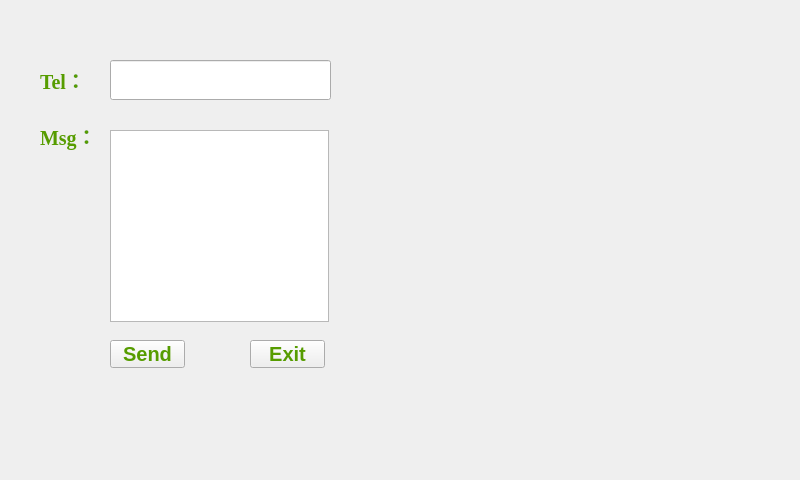
<?xml version="1.0" encoding="UTF-8"?>
<ui version="4.0">
 <class>GPRSMsgWin</class>
 <widget class="QWidget" name="GPRSMsgWin">
  <property name="geometry">
   <rect>
    <x>0</x>
    <y>0</y>
    <width>800</width>
    <height>480</height>
   </rect>
  </property>
  <property name="minimumSize">
   <size>
    <width>800</width>
    <height>480</height>
   </size>
  </property>
  <property name="maximumSize">
   <size>
    <width>800</width>
    <height>480</height>
   </size>
  </property>
  <property name="cursor">
   <cursorShape>BlankCursor</cursorShape>
  </property>
  <property name="windowTitle">
   <string>Form</string>
  </property>
  <property name="windowIcon">
   <iconset resource="../pic_ico.qrc">
    <normaloff>:/ico/pic_ico/house.png</normaloff>:/ico/pic_ico/house.png</iconset>
  </property>
  <property name="styleSheet">
   <string notr="true"/>
  </property>
  <widget class="QPushButton" name="Bt_send">
   <property name="geometry">
    <rect>
     <x>110</x>
     <y>340</y>
     <width>75</width>
     <height>28</height>
    </rect>
   </property>
   <property name="sizePolicy">
    <sizepolicy hsizetype="Preferred" vsizetype="Preferred">
     <horstretch>0</horstretch>
     <verstretch>0</verstretch>
    </sizepolicy>
   </property>
   <property name="palette">
    <palette>
     <active>
      <colorrole role="ButtonText">
       <brush brushstyle="SolidPattern">
        <color alpha="255">
         <red>86</red>
         <green>156</green>
         <blue>0</blue>
        </color>
       </brush>
      </colorrole>
     </active>
     <inactive>
      <colorrole role="ButtonText">
       <brush brushstyle="SolidPattern">
        <color alpha="255">
         <red>86</red>
         <green>156</green>
         <blue>0</blue>
        </color>
       </brush>
      </colorrole>
     </inactive>
     <disabled>
      <colorrole role="ButtonText">
       <brush brushstyle="SolidPattern">
        <color alpha="255">
         <red>159</red>
         <green>158</green>
         <blue>158</blue>
        </color>
       </brush>
      </colorrole>
     </disabled>
    </palette>
   </property>
   <property name="font">
    <font>
     <pointsize>15</pointsize>
     <weight>75</weight>
     <bold>true</bold>
    </font>
   </property>
   <property name="cursor">
    <cursorShape>BlankCursor</cursorShape>
   </property>
   <property name="focusPolicy">
    <enum>Qt::NoFocus</enum>
   </property>
   <property name="text">
    <string>Send</string>
   </property>
  </widget>
  <widget class="QLabel" name="Lb_Msg">
   <property name="geometry">
    <rect>
     <x>40</x>
     <y>120</y>
     <width>60</width>
     <height>31</height>
    </rect>
   </property>
   <property name="palette">
    <palette>
     <active>
      <colorrole role="WindowText">
       <brush brushstyle="SolidPattern">
        <color alpha="255">
         <red>86</red>
         <green>156</green>
         <blue>0</blue>
        </color>
       </brush>
      </colorrole>
      <colorrole role="Button">
       <brush brushstyle="SolidPattern">
        <color alpha="255">
         <red>28</red>
         <green>28</green>
         <blue>28</blue>
        </color>
       </brush>
      </colorrole>
      <colorrole role="Base">
       <brush brushstyle="SolidPattern">
        <color alpha="255">
         <red>28</red>
         <green>28</green>
         <blue>28</blue>
        </color>
       </brush>
      </colorrole>
      <colorrole role="Window">
       <brush brushstyle="SolidPattern">
        <color alpha="255">
         <red>28</red>
         <green>28</green>
         <blue>28</blue>
        </color>
       </brush>
      </colorrole>
     </active>
     <inactive>
      <colorrole role="WindowText">
       <brush brushstyle="SolidPattern">
        <color alpha="255">
         <red>86</red>
         <green>156</green>
         <blue>0</blue>
        </color>
       </brush>
      </colorrole>
      <colorrole role="Button">
       <brush brushstyle="SolidPattern">
        <color alpha="255">
         <red>28</red>
         <green>28</green>
         <blue>28</blue>
        </color>
       </brush>
      </colorrole>
      <colorrole role="Base">
       <brush brushstyle="SolidPattern">
        <color alpha="255">
         <red>28</red>
         <green>28</green>
         <blue>28</blue>
        </color>
       </brush>
      </colorrole>
      <colorrole role="Window">
       <brush brushstyle="SolidPattern">
        <color alpha="255">
         <red>28</red>
         <green>28</green>
         <blue>28</blue>
        </color>
       </brush>
      </colorrole>
     </inactive>
     <disabled>
      <colorrole role="WindowText">
       <brush brushstyle="SolidPattern">
        <color alpha="255">
         <red>118</red>
         <green>116</green>
         <blue>108</blue>
        </color>
       </brush>
      </colorrole>
      <colorrole role="Button">
       <brush brushstyle="SolidPattern">
        <color alpha="255">
         <red>28</red>
         <green>28</green>
         <blue>28</blue>
        </color>
       </brush>
      </colorrole>
      <colorrole role="Base">
       <brush brushstyle="SolidPattern">
        <color alpha="255">
         <red>28</red>
         <green>28</green>
         <blue>28</blue>
        </color>
       </brush>
      </colorrole>
      <colorrole role="Window">
       <brush brushstyle="SolidPattern">
        <color alpha="255">
         <red>28</red>
         <green>28</green>
         <blue>28</blue>
        </color>
       </brush>
      </colorrole>
     </disabled>
    </palette>
   </property>
   <property name="font">
    <font>
     <family>Times New Roman</family>
     <pointsize>15</pointsize>
     <weight>75</weight>
     <bold>true</bold>
    </font>
   </property>
   <property name="cursor">
    <cursorShape>BlankCursor</cursorShape>
   </property>
   <property name="text">
    <string>Msg：</string>
   </property>
  </widget>
  <widget class="QTextEdit" name="Ed_Msg">
   <property name="geometry">
    <rect>
     <x>110</x>
     <y>130</y>
     <width>219</width>
     <height>192</height>
    </rect>
   </property>
   <property name="cursor" stdset="0">
    <cursorShape>BlankCursor</cursorShape>
   </property>
  </widget>
  <widget class="QLabel" name="Lb_TelNum">
   <property name="geometry">
    <rect>
     <x>40</x>
     <y>60</y>
     <width>60</width>
     <height>40</height>
    </rect>
   </property>
   <property name="minimumSize">
    <size>
     <width>45</width>
     <height>40</height>
    </size>
   </property>
   <property name="palette">
    <palette>
     <active>
      <colorrole role="WindowText">
       <brush brushstyle="SolidPattern">
        <color alpha="255">
         <red>86</red>
         <green>156</green>
         <blue>0</blue>
        </color>
       </brush>
      </colorrole>
      <colorrole role="Button">
       <brush brushstyle="SolidPattern">
        <color alpha="255">
         <red>28</red>
         <green>28</green>
         <blue>28</blue>
        </color>
       </brush>
      </colorrole>
      <colorrole role="Base">
       <brush brushstyle="SolidPattern">
        <color alpha="255">
         <red>28</red>
         <green>28</green>
         <blue>28</blue>
        </color>
       </brush>
      </colorrole>
      <colorrole role="Window">
       <brush brushstyle="SolidPattern">
        <color alpha="255">
         <red>28</red>
         <green>28</green>
         <blue>28</blue>
        </color>
       </brush>
      </colorrole>
     </active>
     <inactive>
      <colorrole role="WindowText">
       <brush brushstyle="SolidPattern">
        <color alpha="255">
         <red>86</red>
         <green>156</green>
         <blue>0</blue>
        </color>
       </brush>
      </colorrole>
      <colorrole role="Button">
       <brush brushstyle="SolidPattern">
        <color alpha="255">
         <red>28</red>
         <green>28</green>
         <blue>28</blue>
        </color>
       </brush>
      </colorrole>
      <colorrole role="Base">
       <brush brushstyle="SolidPattern">
        <color alpha="255">
         <red>28</red>
         <green>28</green>
         <blue>28</blue>
        </color>
       </brush>
      </colorrole>
      <colorrole role="Window">
       <brush brushstyle="SolidPattern">
        <color alpha="255">
         <red>28</red>
         <green>28</green>
         <blue>28</blue>
        </color>
       </brush>
      </colorrole>
     </inactive>
     <disabled>
      <colorrole role="WindowText">
       <brush brushstyle="SolidPattern">
        <color alpha="255">
         <red>118</red>
         <green>116</green>
         <blue>108</blue>
        </color>
       </brush>
      </colorrole>
      <colorrole role="Button">
       <brush brushstyle="SolidPattern">
        <color alpha="255">
         <red>28</red>
         <green>28</green>
         <blue>28</blue>
        </color>
       </brush>
      </colorrole>
      <colorrole role="Base">
       <brush brushstyle="SolidPattern">
        <color alpha="255">
         <red>28</red>
         <green>28</green>
         <blue>28</blue>
        </color>
       </brush>
      </colorrole>
      <colorrole role="Window">
       <brush brushstyle="SolidPattern">
        <color alpha="255">
         <red>28</red>
         <green>28</green>
         <blue>28</blue>
        </color>
       </brush>
      </colorrole>
     </disabled>
    </palette>
   </property>
   <property name="font">
    <font>
     <family>Times New Roman</family>
     <pointsize>15</pointsize>
     <weight>75</weight>
     <bold>true</bold>
    </font>
   </property>
   <property name="cursor">
    <cursorShape>BlankCursor</cursorShape>
   </property>
   <property name="text">
    <string>Tel：</string>
   </property>
  </widget>
  <widget class="QLineEdit" name="Ed_TelNum">
   <property name="geometry">
    <rect>
     <x>110</x>
     <y>60</y>
     <width>221</width>
     <height>40</height>
    </rect>
   </property>
   <property name="minimumSize">
    <size>
     <width>0</width>
     <height>40</height>
    </size>
   </property>
   <property name="cursor">
    <cursorShape>BlankCursor</cursorShape>
   </property>
  </widget>
  <widget class="QPushButton" name="Bt_Exit">
   <property name="geometry">
    <rect>
     <x>250</x>
     <y>340</y>
     <width>75</width>
     <height>28</height>
    </rect>
   </property>
   <property name="sizePolicy">
    <sizepolicy hsizetype="Preferred" vsizetype="Preferred">
     <horstretch>0</horstretch>
     <verstretch>0</verstretch>
    </sizepolicy>
   </property>
   <property name="palette">
    <palette>
     <active>
      <colorrole role="ButtonText">
       <brush brushstyle="SolidPattern">
        <color alpha="255">
         <red>86</red>
         <green>156</green>
         <blue>0</blue>
        </color>
       </brush>
      </colorrole>
     </active>
     <inactive>
      <colorrole role="ButtonText">
       <brush brushstyle="SolidPattern">
        <color alpha="255">
         <red>86</red>
         <green>156</green>
         <blue>0</blue>
        </color>
       </brush>
      </colorrole>
     </inactive>
     <disabled>
      <colorrole role="ButtonText">
       <brush brushstyle="SolidPattern">
        <color alpha="255">
         <red>159</red>
         <green>158</green>
         <blue>158</blue>
        </color>
       </brush>
      </colorrole>
     </disabled>
    </palette>
   </property>
   <property name="font">
    <font>
     <pointsize>15</pointsize>
     <weight>75</weight>
     <bold>true</bold>
    </font>
   </property>
   <property name="cursor">
    <cursorShape>BlankCursor</cursorShape>
   </property>
   <property name="focusPolicy">
    <enum>Qt::NoFocus</enum>
   </property>
   <property name="text">
    <string>Exit</string>
   </property>
  </widget>
 </widget>
 <resources>
  <include location="../pic_ico.qrc"/>
 </resources>
 <connections/>
</ui>
